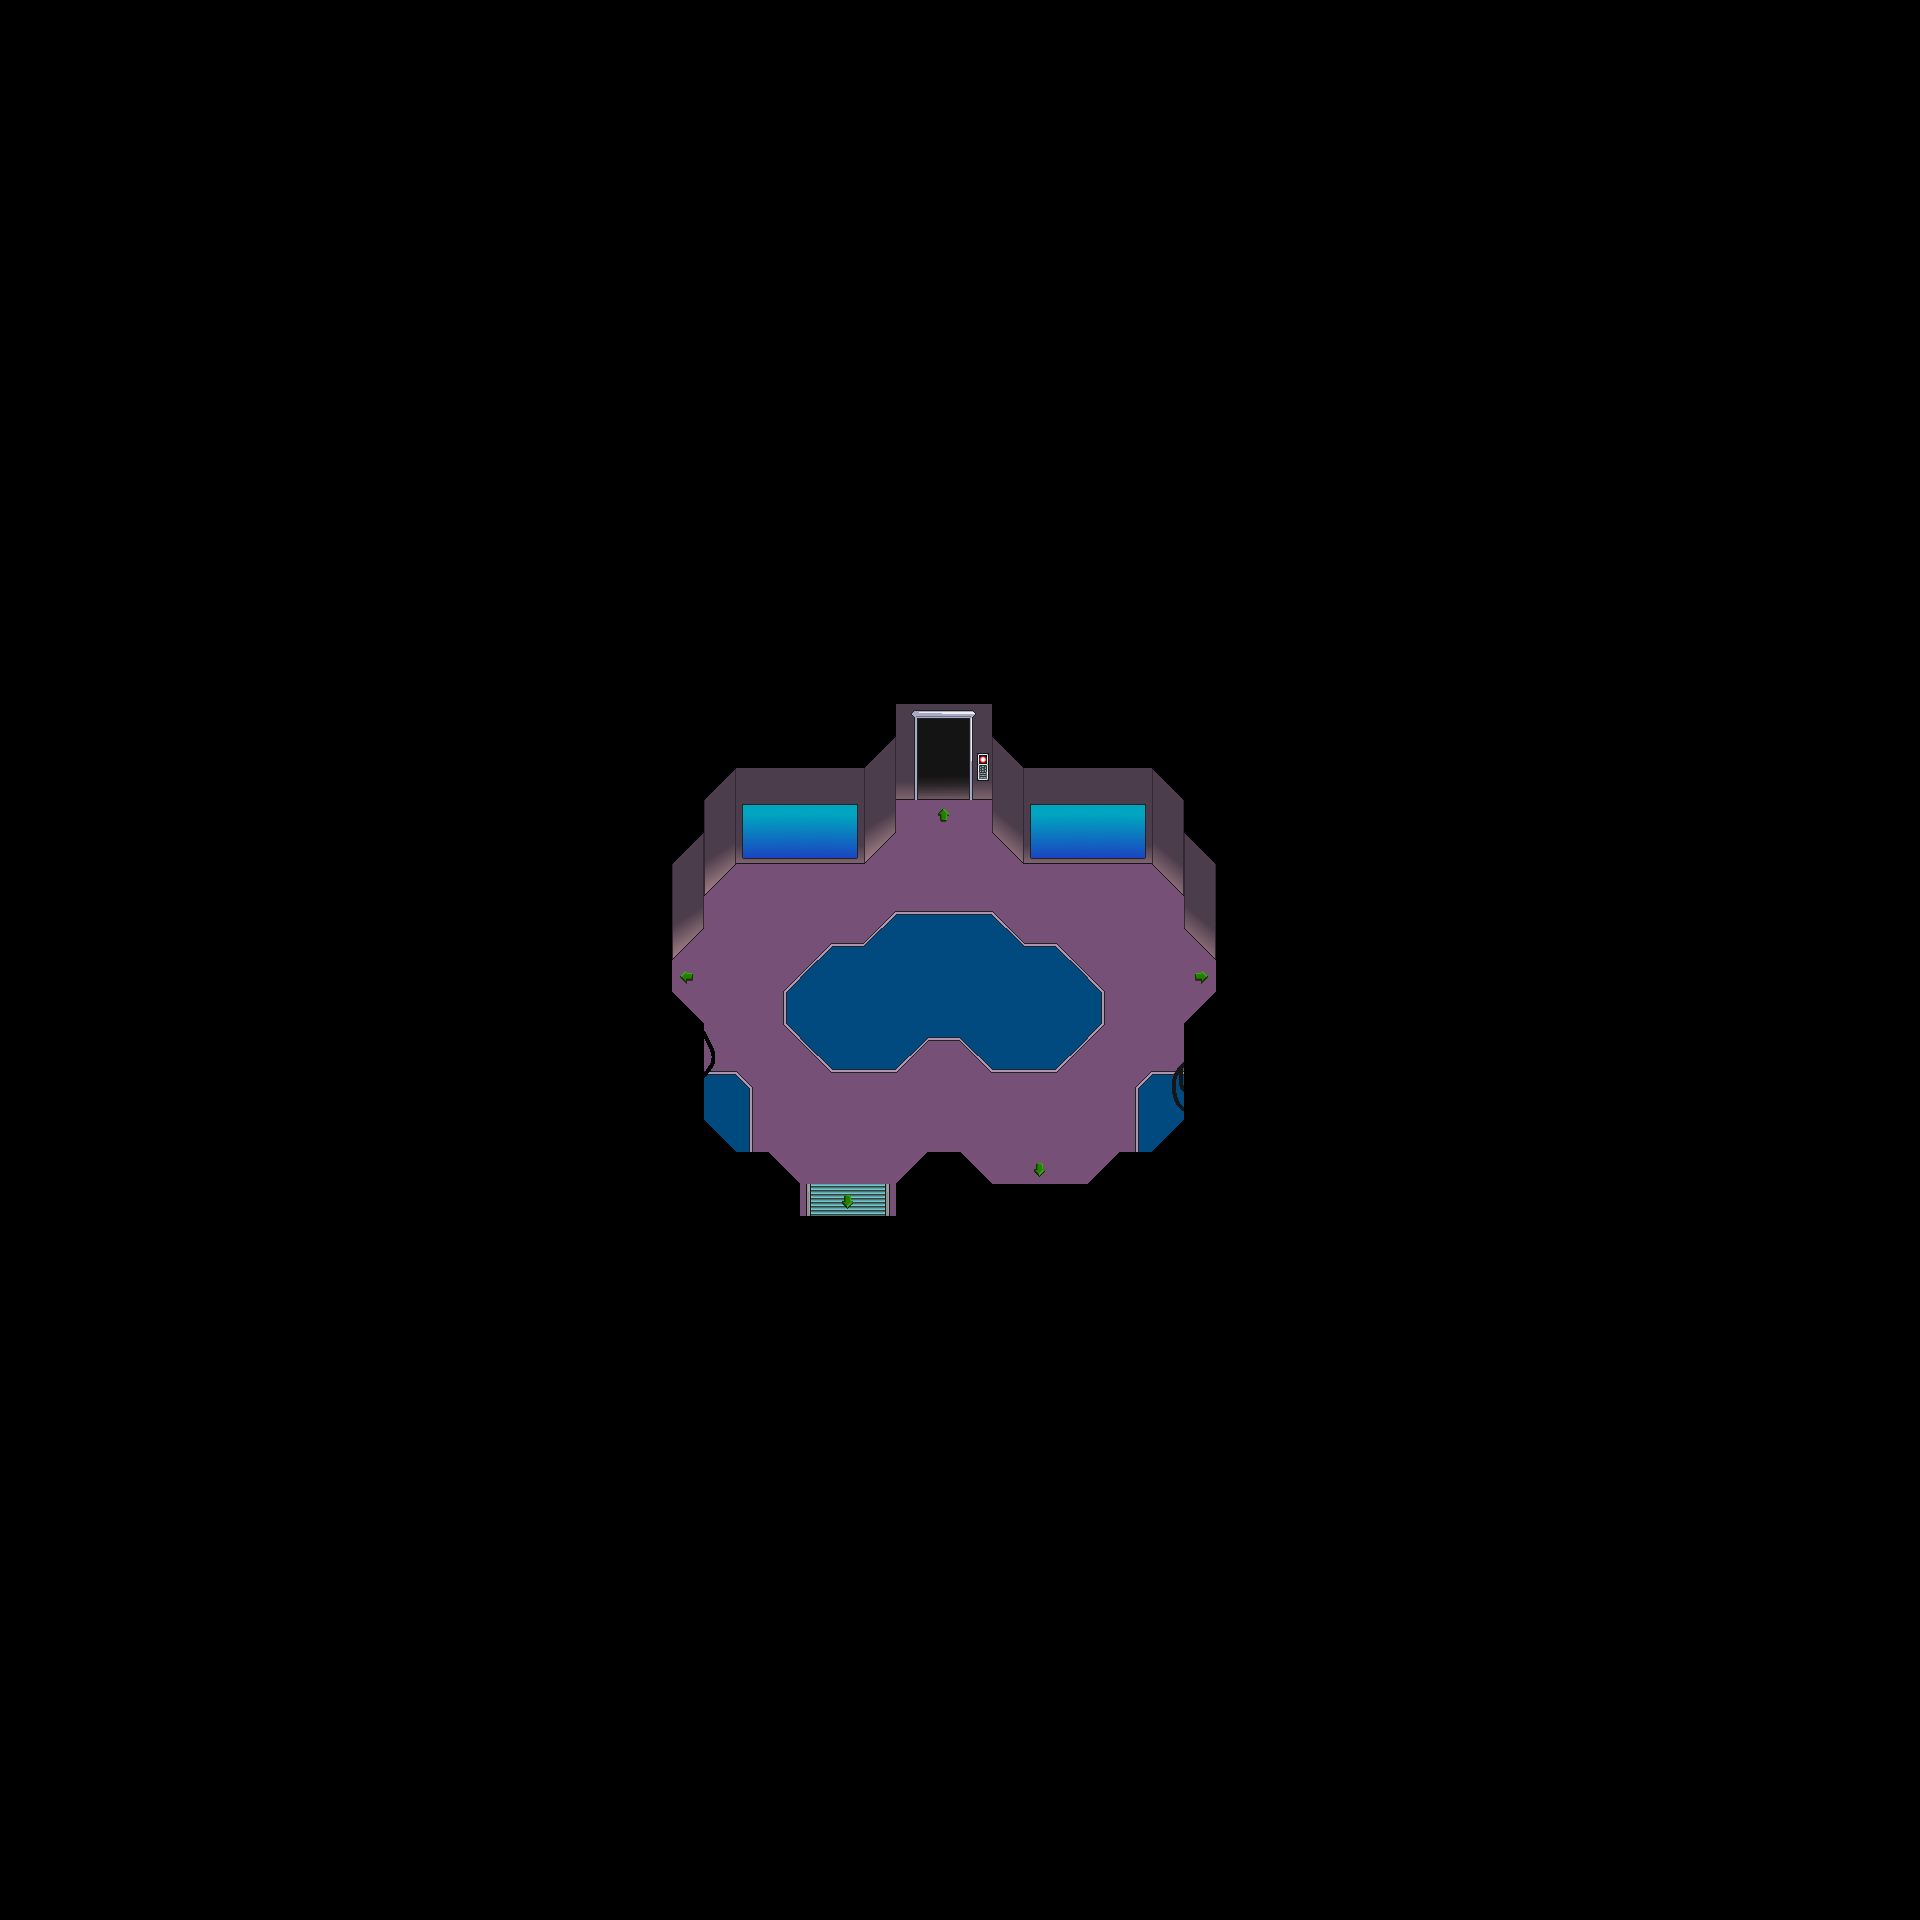

This game map was drawn from its Tiled (.tmx) file and the tilesets committed beside it. A one-line description and the trimmed map source follow:
An orthogonal 60x60 tile map with 32x32 px tiles, 5 tile layers (sol1, sol2, objets, plafond, ...).

<map version="1.0" tiledversion="1.1.1" orientation="orthogonal" renderorder="right-down" width="60" height="60" tilewidth="32" tileheight="32" infinite="0" nextobjectid="1">
 <tileset firstgid="1" name="tileset" tilewidth="32" tileheight="32" tilecount="256" columns="8">
  <image source="tileset.png" width="256" height="1024" />
 </tileset>
 <layer name="sol1" width="60" height="60">
  <data>[3600 cells, 3600 non-empty, 30 distinct tile ids]</data>
 </layer>
 <layer name="sol2" width="60" height="60">
  <data>[3600 cells, 0 non-empty, 0 distinct tile ids]</data>
 </layer>
 <layer name="objets" width="60" height="60">
  <data>[3600 cells, 38 non-empty, 18 distinct tile ids]</data>
 </layer>
 <layer name="plafond" width="60" height="60">
  <data>[3600 cells, 151 non-empty, 11 distinct tile ids]</data>
 </layer>
 <layer name="collisions" width="60" height="60" opacity="0">
  <data>[3600 cells, 73 non-empty, 3 distinct tile ids]</data>
 </layer>
</map>
